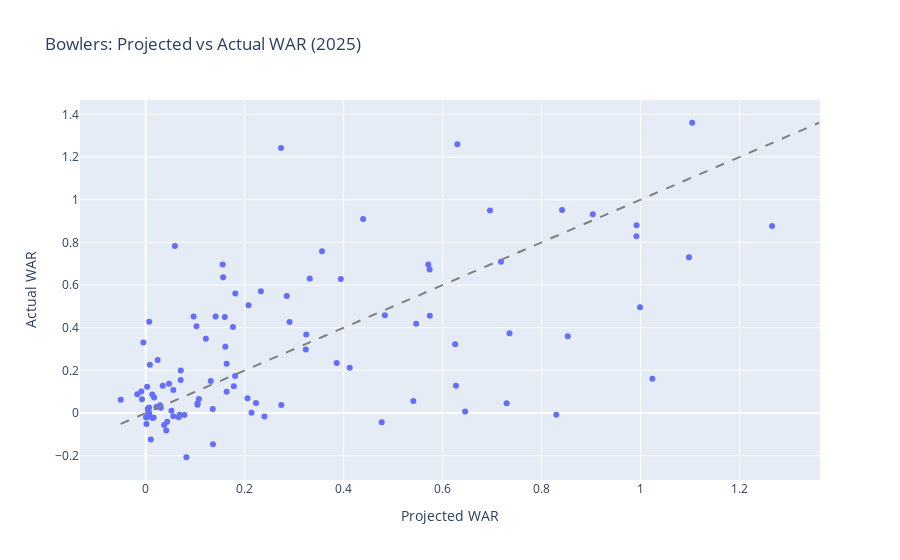

Write notebook code for a chart like this one.
### Markdown cell above
### Bowling Projections Performance

### Code cell
# Metrics
mae = mean_absolute_error(bowl_df['WAR'], bowl_df['projected_war_2025'])
rmse = np.sqrt(mean_squared_error(bowl_df['WAR'], bowl_df['projected_war_2025']))
r2 = r2_score(bowl_df['WAR'], bowl_df['projected_war_2025'])

print(f"Bowling Projection Accuracy:")
print(f"  MAE:  {mae:.3f} WAR")
print(f"  RMSE: {rmse:.3f} WAR")
print(f"  R2:   {r2:.3f}")

# Scatter Plot
fig = px.scatter(bowl_df, x='projected_war_2025', y='WAR', hover_name='player_name',
                 title='Bowlers: Projected vs Actual WAR (2025)',
                 labels={'projected_war_2025': 'Projected WAR', 'WAR': 'Actual WAR'})
fig.add_shape(type="line", line=dict(dash='dash', color='gray'),
              x0=bowl_df['projected_war_2025'].min(), y0=bowl_df['projected_war_2025'].min(),
              x1=bowl_df['WAR'].max(), y1=bowl_df['WAR'].max())
fig.show()

### Figure 1 — Plotly figure (JSON) as saved in the notebook; plotly's stock layout.template omitted (floating-point values rounded to 4 significant figures)
{"data": [{"hovertemplate": "<b>%{hovertext}</b><br><br>Projected WAR=%{x}<br>Actual WAR=%{y}<extra></extra>", "hovertext": ["JR Hazlewood", "R Parag", "Akash Deep", "Mustafizur Rahman", "KT Maphaka", "KV Sharma", "Arshad Khan", "A Zampa", "SN Thakur", "JD Unadkat", "DL Chahar", "Arshdeep Singh", "Shashank Singh", "C Sakariya", "Mukesh Kumar", "AR Patel", "B Kumar", "RD Chahar", "Mohammed Siraj", "LH Ferguson", "Simarjeet Singh", "G Coetzee", "PVD Chameera", "MA Starc", "RJ Gleeson", "JJ Bumrah", "TU Deshpande", "Yudhvir Singh", "R Ashwin", "Yash Thakur", "Akash Madhwal", "LS Livingstone", "Vijaykumar Vyshak", "JC Archer", "YS Chahal", "CV Varun", "KH Pandya", "I Sharma", "Rashid Khan", "M Pathirana", "AK Markram", "Yash Dayal", "DJ Hooda", "MM Sharma", "Mukesh Choudhary", "Harshit Rana", "VG Arora", "M Shahrukh Khan", "M Jansen", "SH Johnson", "T Stubbs", "M Prasidh Krishna", "A Badoni", "Mohammed Shami", "Kuldeep Yadav", "RJW Topley", "Abdul Samad", "Azmatullah Omarzai", "Suyash Sharma", "WG Jacks", "SP Narine", "NT Ellis", "KK Ahmed", "S Dube", "TA Boult", "PWH de Silva", "Nithish Kumar Reddy", "A Nortje", "MP Yadav", "Akash Singh", "GJ Maxwell", "Rasikh Salam", "MM Ali", "AD Russell", "Harpreet Brar", "R Shepherd", "R Sai Kishore", "T Natarajan", "Sandeep Sharma", "M Siddharth", "N Wadhera", "MP Stoinis", "HH Pandya", "PJ Cummins", "Ravi Bishnoi", "MJ Santner", "AS Roy", "K Rabada", "SM Curran", "Fazalhaq Farooqi", "P Dubey", "N Thushara", "Avesh Khan", "Noor Ahmad", "Washington Sundar", "M Theekshana", "Abhishek Sharma", "K Kartikeya", "HV Patel", "Shahbaz Ahmed", "K Khejroliya", "N Rana", "A Kamboj", "RA Jadeja", "Naman Dhir"], "legendgroup": "", "marker": {"color": "#636efa", "symbol": "circle"}, "mode": "markers", "name": "", "orientation": "v", "showlegend": false, "type": "scatter", "x": [0.1811, 0.007069, -0.007356, 0.4123, 0.0008668, -0.01701, -0.004698, 0.04353, 0.3235, 0.2078, 0.1598, 0.8413, 0.006344, 0.06678, 0.1765, 0.7351, 0.9989, 0.6455, 0.992, 0.1609, 0.1359, 0.1635, 0.07069, 0.1026, 0.029, 1.104, 0.5742, 0.0161, 1.024, 0.2229, 0.1635, 0.1076, 0.1215, 0.05901, 0.853, 0.6957, 0.5737, 0.274, 1.098, 0.9035, 0.01702, 0.4833, 0.01344, 0.3245, 0.04151, 0.2907, 0.2851, 0.004825, 0.1556, 0.05582, 0.01029, 0.2734, 0.006776, 0.4769, 0.6298, 0.03731, 0.001186, 0.07096, 0.1413, 0.00844, 1.266, 0.214, 0.627, 0.001535, 0.7179, 0.3315, 0.03444, 0.1355, 0.06854, 0.01322, 0.1808, 0.1047, 0.1781, 0.2057, 0.3859, -0.008855, 0.09685, 0.8297, 0.5711, 0.0306, 0.005148, 0.07826, 0.2327, 0.3562, 0.7295, 0.1565, 0.05586, 0.5408, 0.2401, 0.08228, 0.007091, 0.1315, 0.5466, 0.4393, 0.04721, 0.3943, 0.05199, 0.1049, 0.9915, -0.05041, 0.004333, 0.02155, 0.02419, 0.6253, 0.002941], "xaxis": "x", "y": [0.5599, 0.428, 0.06488, 0.2125, -0.01905, 0.08847, 0.3303, -0.0408, 0.2983, 0.5057, 0.4505, 0.9514, -0.008086, -0.01897, 0.4031, 0.3739, 0.4955, 0.007037, 0.8797, 0.3112, -0.1462, 0.09976, 0.1556, 0.4074, 0.03685, 1.361, 0.4564, -0.02048, 0.1609, 0.04721, 0.2312, 0.06565, 0.3488, 0.7826, 0.3604, 0.9498, 0.6725, 0.0376, 0.7307, 0.9313, 0.07263, 0.4586, -0.02246, 0.3688, -0.08166, 0.4265, 0.5487, -0.01549, 0.6958, -0.01496, -0.1234, 1.242, 0.02638, -0.04233, 1.26, -0.05615, -0.02014, 0.2001, 0.453, 0.2261, 0.8763, 0.001521, 0.1278, -0.05121, 0.7093, 0.6306, 0.1278, 0.01887, -0.007683, 0.08675, 0.1743, 0.03909, 0.1252, 0.06937, 0.2345, 0.101, 0.4528, -0.007454, 0.6958, 0.02466, 0.01115, -0.009187, 0.5713, 0.7585, 0.04557, 0.6361, 0.1088, 0.05667, -0.01632, -0.2069, 0.0002043, 0.15, 0.4183, 0.9099, 0.1375, 0.6284, 0.01158, 0.04671, 0.8292, 0.06226, 0.02061, 0.02895, 0.2484, 0.323, 0.1238], "yaxis": "y"}], "layout": {"legend": {"tracegroupgap": 0}, "shapes": [{"line": {"color": "gray", "dash": "dash"}, "type": "line", "x0": -0.05041, "x1": 1.361, "y0": -0.05041, "y1": 1.361}], "title": {"text": "Bowlers: Projected vs Actual WAR (2025)"}, "xaxis": {"anchor": "y", "domain": [0, 1], "title": {"text": "Projected WAR"}}, "yaxis": {"anchor": "x", "domain": [0, 1], "title": {"text": "Actual WAR"}}}}
